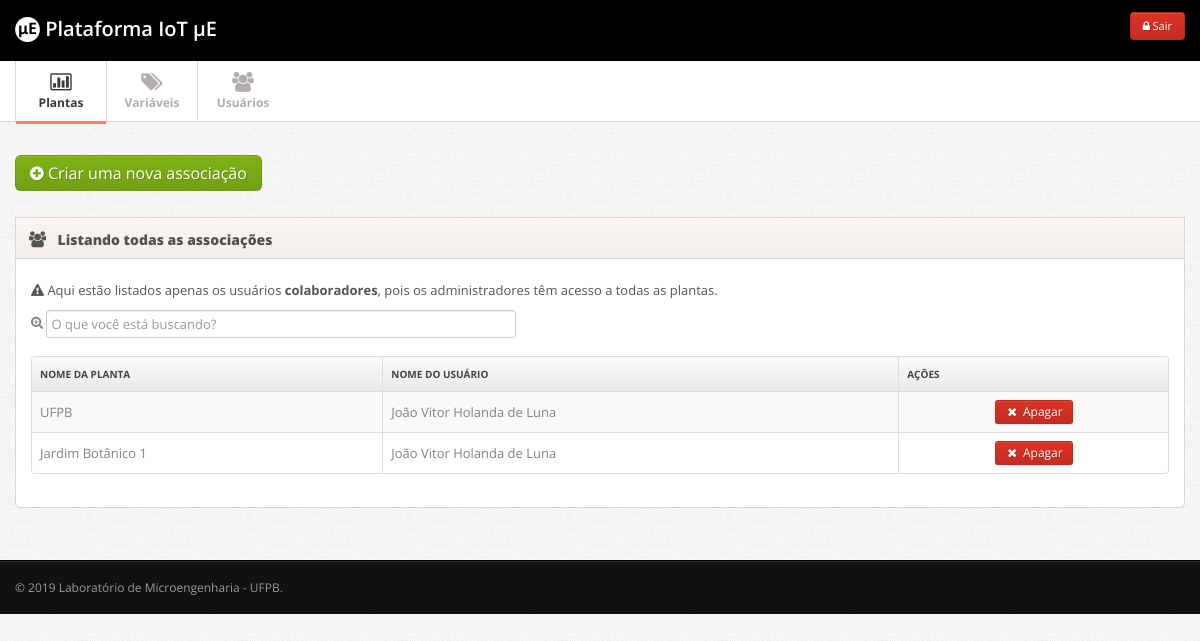
/admin/index.php?p=associar_usuarios (signed in), run on the app's committed database.
### tables this page shows
CREATE TABLE IF NOT EXISTS `acesso_plantas_usuarios` (
  `id` int(11) NOT NULL AUTO_INCREMENT,
  `id_planta` int(11) NOT NULL,
  `id_usuario` int(11) NOT NULL,
  PRIMARY KEY (`id`),
  KEY `id_planta` (`id_planta`) USING BTREE,
  KEY `fk_acesso_usuarios` (`id_usuario`)
);

CREATE TABLE IF NOT EXISTS `plantas` (
  `id` int(11) NOT NULL AUTO_INCREMENT,
  `nome` varchar(200) NOT NULL,
  `localizacao` varchar(200) NOT NULL,
  `inicio_operacao` varchar(50) NOT NULL,
  `responsavel` varchar(200) NOT NULL,
  `imagem` varchar(200) NOT NULL,
  `codigo_google_maps` text NOT NULL,
  PRIMARY KEY (`id`)
);

CREATE TABLE IF NOT EXISTS `usuarios` (
  `id` int(11) NOT NULL AUTO_INCREMENT,
  `nome` varchar(220) NOT NULL,
  `email` varchar(520) NOT NULL,
  `senha` varchar(50) NOT NULL,
  `nivel_acesso` int(11) NOT NULL,
  PRIMARY KEY (`id`)
);

### admin/associar_usuarios.php (the view, shortened to what this page needs)
<?php
if(isset($_GET['acao'])){
	$acao = $_GET['acao'];
} else{
	$acao = 'gerenciar';
}
if($acao == 'gerenciar'){
?>
	      <div class="row">
	      	<div class="span12">
            <div class="widget">
              <a href="javascript:void();" onclick="location.href='index.php?p=associar_usuarios&acao=cadastrar';" class="btn btn-large btn-success btn-support-ask"><i class="icon-plus-sign"></i> Criar uma nova associação</a>
            </div>
	      		<div class="widget">
					<div class="widget-header">
						<i class="icon-group"></i>
					<h3>Listando todas as associações</h3>
					</div>
					<div class="widget-content">
            <p class="help-block"><i class="icon-warning-sign"></i> Aqui estão listados apenas os usuários <b>colaboradores</b>, pois os administradores têm acesso a todas as plantas.</p>
            <table class="table table-striped table-bordered" id="tabela">
              <div id="tabela_busca" class="form-horizontal">
              <fieldset>
              <div class="control-group">
                <i class="icon-zoom-in"></i> <input class="span5 m-wrap" id="appendedInputButton" type="text" placeholder="O que você está buscando?">
              </div>
              </fieldset>
              </div>
              <thead>
                <tr>
                  <th> Nome da planta </th>
                  <th> Nome do usuário</th>
                  <th class="td-actions"> Ações </th>
                </tr>
              </thead>
              <tbody>
              <?php
              $query = "SELECT * FROM acesso_plantas_usuarios";
              $resultados = mysqli_query($conn, $query);
              while($resultado = mysqli_fetch_array($resultados)){
          		if(isset($resultado)){
                $id = $resultado['id'];
                $id_usuario = $resultado['id_usuario'];
                $id_planta = $resultado['id_planta'];
                  $query_planta = "SELECT nome FROM plantas WHERE id = $id_planta";
                  $resultados_planta = mysqli_query($conn, $query_planta);
                  $nome_planta = mysqli_fetch_assoc($resultados_planta);
                  $nome_planta = $nome_planta['nome'];
                  $query_usuario = "SELECT nome FROM usuarios WHERE id = $id_usuario";
                  $resultados_usuario = mysqli_query($conn, $query_usuario);
                  $nome_usuario = mysqli_fetch_assoc($resultados_usuario);
                  $nome_usuario = $nome_usuario['nome'];
              }
              ?>
              <tr>
                <td><?php echo $nome_planta; ?></td>
                <td><?php echo $nome_usuario; ?></td>
                <td class="td-actions">
                <center>
                  <a href="index.php?p=associar_usuarios&acao=apagar&id=<?php echo $id; ?>" class="btn btn-danger btn-small"><i class="btn-icon-only icon-remove"> </i> Apagar</a>
                </center>
                </td>
              </tr>
							<?php
              }
              ?>
              </tbody>
            </table>
					</div>
				</div>
		    </div>
	      </div>
<?php
}
?>

### css/style.css (style rules this page uses)
body { background: #f9f6f1; font: 13px/1.7em 'Open Sans'; }
p { font: 13px/1.7em 'Open Sans'; }
input, button, select, textarea { font-family: 'Open Sans'; }
.btn-icon-only { padding-right: 3px; padding-left: 3px; }
.table td { vertical-align: middle; }
.table-bordered th { background: #E9E9E9; background:-moz-linear-gradient(top, #FAFAFA 0%, #E9E9E9 100%); background:-webkit-gradient(linear, left top, left bottom, color-stop(0%,#FAFAFA), color-stop(100%,#E9E9E9)); background:-webkit-linear-gradient(top, #FAFAFA 0%,#E9E9E9 100%); background:-o-linear-gradient(top, #FAFAFA 0%,#E9E9E9 100%); background:-ms-linear-gradient(top, #FAFAFA 0%,#E9E9E9 100%); background:linear-gradient(top, #FAFAFA 0%,#E9E9E9 100%); filter: progid:DXImageTransform.Microsoft.gradient(startColorstr='#FAFAFA', endColorstr='#E9E9E9'); -ms-filter: "progid:DXImageTransform.Microsoft.gradient(startColorstr='#FAFAFA', endColorstr='#E9E9E9')"; font-size: 10px; color: #444; text-transform: uppercase; }
.widget { position: relative; clear: both; width: auto; margin-bottom: 2em; overflow: hidden; }
.widget-header { position: relative; height: 40px; line-height: 40px; background: #f9f6f1; background:-moz-linear-gradient(top, #f9f6f1 0%, #f2efea 100%); background:-webkit-gradient(linear, left top, left bottom, color-stop(0%,#f9f6f1), color-stop(100%,#f2efea)); background:-webkit-linear-gradient(top, #f9f6f1 0%,#f2efea 100%); background:-o-linear-gradient(top, #f9f6f1 0%,#f2efea 100%); background:-ms-linear-gradient(top, #f9f6f1 0%,#f2efea 100%); background:linear-gradient(top, #f9f6f1 0%,#f2efea 100%); filter: progid:DXImageTransform.Microsoft.gradient(startColorstr='#f9f6f1', endColorstr='#f2efea'); -ms-filter: "progid:DXImageTransform.Microsoft.gradient(startColorstr='#f9f6f1', endColorstr='#f2efea')"; border: 1px solid #d6d6d6; -webkit-background-clip: padding-box; }
.widget-header h3 { position: relative; top: 2px; left: 10px; display: inline-block; margin-right: 3em; font-size: 14px; font-weight: 800; color: #525252; line-height: 18px; text-shadow: 1px 1px 2px rgba(255,255,255,.5); }
.widget-header [class^="icon-"], .widget-header [class*=" icon-"] { display: inline-block; margin-left: 13px; margin-right: -2px; font-size: 16px; color: #555; vertical-align: middle; }
.widget-content { padding: 20px 15px 15px; background: #FFF; border: 1px solid #D5D5D5; -moz-border-radius: 5px; -webkit-border-radius: 5px; border-radius: 5px; }
.widget-header+.widget-content { border-top: none; -webkit-border-top-left-radius: 0; -webkit-border-top-right-radius: 0; -moz-border-radius-topleft: 0; -moz-border-radius-topright: 0; border-top-left-radius: 0; border-top-right-radius: 0; }
.widget-content:before, .widget-content:after { content:""; display:table; }
.widget-content:after { clear:both; }
.widget-content { zoom:1; }

### css/pages/signin.css (style rules this page uses)
body { background: url(../../img/body-bg.png); color:#838383; font: 13px/1.7em 'Open Sans'; }

### data on the page
acesso_plantas_usuarios: id_planta.nome "UFPB", id_usuario.nome "João Vitor Holanda de Luna"
acesso_plantas_usuarios: id_planta.nome "Jardim Botânico 1", id_usuario.nome "João Vitor Holanda de Luna"
